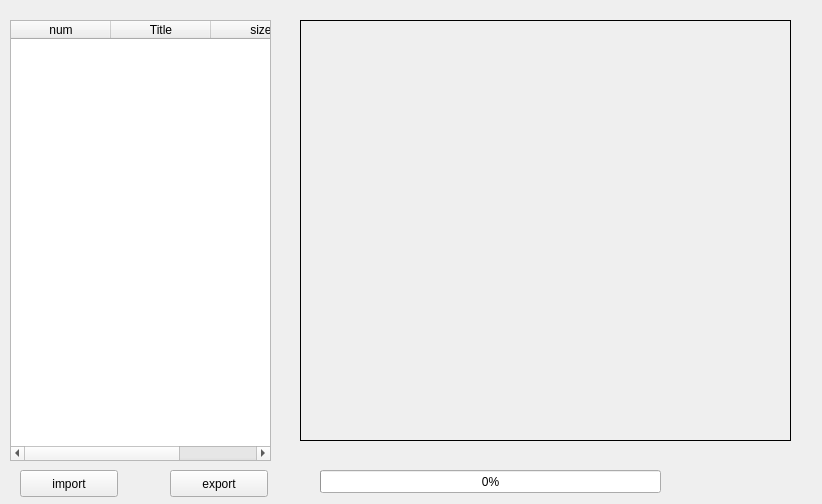
<?xml version="1.0" encoding="UTF-8"?>
<ui version="4.0">
 <class>ImageWidget</class>
 <widget class="QWidget" name="ImageWidget">
  <property name="geometry">
   <rect>
    <x>0</x>
    <y>0</y>
    <width>822</width>
    <height>504</height>
   </rect>
  </property>
  <property name="windowTitle">
   <string>Form</string>
  </property>
  <widget class="QTableWidget" name="tableWidget">
   <property name="geometry">
    <rect>
     <x>10</x>
     <y>20</y>
     <width>261</width>
     <height>441</height>
    </rect>
   </property>
   <column>
    <property name="text">
     <string>num</string>
    </property>
   </column>
   <column>
    <property name="text">
     <string>Title</string>
    </property>
   </column>
   <column>
    <property name="text">
     <string>size</string>
    </property>
   </column>
  </widget>
  <widget class="QPushButton" name="pushButton_in">
   <property name="geometry">
    <rect>
     <x>20</x>
     <y>470</y>
     <width>98</width>
     <height>27</height>
    </rect>
   </property>
   <property name="text">
    <string>import</string>
   </property>
  </widget>
  <widget class="QPushButton" name="pushButton_out">
   <property name="geometry">
    <rect>
     <x>170</x>
     <y>470</y>
     <width>98</width>
     <height>27</height>
    </rect>
   </property>
   <property name="text">
    <string>export</string>
   </property>
  </widget>
  <widget class="QLabel" name="label">
   <property name="geometry">
    <rect>
     <x>300</x>
     <y>20</y>
     <width>491</width>
     <height>421</height>
    </rect>
   </property>
   <property name="frameShape">
    <enum>QFrame::Box</enum>
   </property>
   <property name="text">
    <string/>
   </property>
  </widget>
  <widget class="QProgressBar" name="progressBar">
   <property name="geometry">
    <rect>
     <x>320</x>
     <y>470</y>
     <width>341</width>
     <height>23</height>
    </rect>
   </property>
   <property name="maximum">
    <number>100</number>
   </property>
   <property name="value">
    <number>0</number>
   </property>
  </widget>
  <widget class="QLabel" name="msg_label">
   <property name="geometry">
    <rect>
     <x>680</x>
     <y>470</y>
     <width>101</width>
     <height>21</height>
    </rect>
   </property>
   <property name="text">
    <string/>
   </property>
  </widget>
 </widget>
 <resources/>
 <connections/>
</ui>
